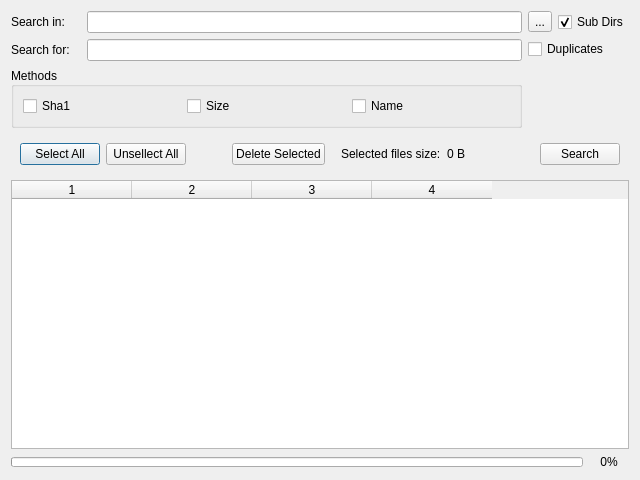
<?xml version="1.0" encoding="UTF-8"?>
<ui version="4.0">
 <class>FinderDialog</class>
 <widget class="QDialog" name="FinderDialog">
  <property name="geometry">
   <rect>
    <x>0</x>
    <y>0</y>
    <width>640</width>
    <height>480</height>
   </rect>
  </property>
  <property name="windowTitle">
   <string>Dialog</string>
  </property>
  <layout class="QGridLayout" name="gridLayout_2">
   <item row="0" column="0">
    <layout class="QGridLayout" name="gridLayout">
     <item row="0" column="1">
      <layout class="QHBoxLayout" name="horizontalLayout_4">
       <item>
        <widget class="QToolButton" name="tbDrives">
         <property name="text">
          <string>...</string>
         </property>
        </widget>
       </item>
       <item>
        <widget class="QCheckBox" name="cbSubDirs">
         <property name="text">
          <string>Sub Dirs</string>
         </property>
         <property name="checked">
          <bool>true</bool>
         </property>
        </widget>
       </item>
      </layout>
     </item>
     <item row="0" column="0">
      <layout class="QHBoxLayout" name="horizontalLayout_6">
       <item>
        <widget class="QLabel" name="label">
         <property name="minimumSize">
          <size>
           <width>70</width>
           <height>0</height>
          </size>
         </property>
         <property name="maximumSize">
          <size>
           <width>70</width>
           <height>16777215</height>
          </size>
         </property>
         <property name="text">
          <string>Search in:</string>
         </property>
        </widget>
       </item>
       <item>
        <widget class="QLineEdit" name="lePath"/>
       </item>
      </layout>
     </item>
     <item row="1" column="0">
      <layout class="QVBoxLayout" name="verticalLayout">
       <item>
        <layout class="QHBoxLayout" name="searchforlayout">
         <item>
          <widget class="QLabel" name="lPattern">
           <property name="sizePolicy">
            <sizepolicy hsizetype="Preferred" vsizetype="Preferred">
             <horstretch>0</horstretch>
             <verstretch>0</verstretch>
            </sizepolicy>
           </property>
           <property name="minimumSize">
            <size>
             <width>70</width>
             <height>0</height>
            </size>
           </property>
           <property name="maximumSize">
            <size>
             <width>70</width>
             <height>50</height>
            </size>
           </property>
           <property name="text">
            <string>Search for:</string>
           </property>
          </widget>
         </item>
         <item>
          <widget class="QLineEdit" name="lePattern"/>
         </item>
        </layout>
       </item>
       <item>
        <widget class="QGroupBox" name="gbMethods">
         <property name="enabled">
          <bool>true</bool>
         </property>
         <property name="sizePolicy">
          <sizepolicy hsizetype="Minimum" vsizetype="Minimum">
           <horstretch>0</horstretch>
           <verstretch>0</verstretch>
          </sizepolicy>
         </property>
         <property name="minimumSize">
          <size>
           <width>0</width>
           <height>0</height>
          </size>
         </property>
         <property name="title">
          <string>Methods</string>
         </property>
         <property name="alignment">
          <set>Qt::AlignLeading|Qt::AlignLeft|Qt::AlignVCenter</set>
         </property>
         <layout class="QHBoxLayout" name="horizontalLayout_2">
          <item>
           <widget class="QCheckBox" name="cbSha1">
            <property name="text">
             <string>Sha1</string>
            </property>
           </widget>
          </item>
          <item>
           <widget class="QCheckBox" name="cbSize">
            <property name="text">
             <string>Size</string>
            </property>
           </widget>
          </item>
          <item>
           <widget class="QCheckBox" name="cbName">
            <property name="text">
             <string>Name</string>
            </property>
           </widget>
          </item>
         </layout>
        </widget>
       </item>
      </layout>
     </item>
     <item row="1" column="1" alignment="Qt::AlignLeft|Qt::AlignTop">
      <widget class="QCheckBox" name="cbDuplicatesEnbl">
       <property name="text">
        <string>Duplicates</string>
       </property>
       <property name="checked">
        <bool>false</bool>
       </property>
      </widget>
     </item>
    </layout>
   </item>
   <item row="1" column="0">
    <widget class="QWidget" name="widget" native="true">
     <layout class="QHBoxLayout" name="horizontalLayout">
      <item>
       <widget class="QPushButton" name="pbSelectAll">
        <property name="text">
         <string>Select All</string>
        </property>
       </widget>
      </item>
      <item>
       <widget class="QPushButton" name="pbUnselectAll">
        <property name="text">
         <string>Unsellect All</string>
        </property>
       </widget>
      </item>
      <item>
       <spacer name="horizontalSpacer">
        <property name="orientation">
         <enum>Qt::Horizontal</enum>
        </property>
        <property name="sizeType">
         <enum>QSizePolicy::Fixed</enum>
        </property>
        <property name="sizeHint" stdset="0">
         <size>
          <width>40</width>
          <height>20</height>
         </size>
        </property>
       </spacer>
      </item>
      <item>
       <widget class="QPushButton" name="pbDeleteSelected">
        <property name="text">
         <string>Delete Selected</string>
        </property>
       </widget>
      </item>
      <item>
       <spacer name="horizontalSpacer_3">
        <property name="orientation">
         <enum>Qt::Horizontal</enum>
        </property>
        <property name="sizeType">
         <enum>QSizePolicy::Fixed</enum>
        </property>
        <property name="sizeHint" stdset="0">
         <size>
          <width>10</width>
          <height>5</height>
         </size>
        </property>
       </spacer>
      </item>
      <item>
       <widget class="QLabel" name="label_3">
        <property name="text">
         <string>Selected files size:</string>
        </property>
       </widget>
      </item>
      <item>
       <widget class="QLabel" name="lSFS">
        <property name="text">
         <string>0 B</string>
        </property>
       </widget>
      </item>
      <item>
       <spacer name="horizontalSpacer_2">
        <property name="orientation">
         <enum>Qt::Horizontal</enum>
        </property>
        <property name="sizeHint" stdset="0">
         <size>
          <width>60</width>
          <height>20</height>
         </size>
        </property>
       </spacer>
      </item>
      <item>
       <widget class="QPushButton" name="pbSearch">
        <property name="text">
         <string>Search</string>
        </property>
       </widget>
      </item>
     </layout>
    </widget>
   </item>
   <item row="2" column="0">
    <widget class="QTableWidget" name="twFileList">
     <property name="alternatingRowColors">
      <bool>false</bool>
     </property>
     <property name="selectionMode">
      <enum>QAbstractItemView::SingleSelection</enum>
     </property>
     <property name="selectionBehavior">
      <enum>QAbstractItemView::SelectRows</enum>
     </property>
     <property name="showGrid">
      <bool>false</bool>
     </property>
     <property name="gridStyle">
      <enum>Qt::NoPen</enum>
     </property>
     <property name="wordWrap">
      <bool>false</bool>
     </property>
     <property name="columnCount">
      <number>4</number>
     </property>
     <attribute name="horizontalHeaderCascadingSectionResizes">
      <bool>false</bool>
     </attribute>
     <attribute name="horizontalHeaderDefaultSectionSize">
      <number>120</number>
     </attribute>
     <attribute name="horizontalHeaderHighlightSections">
      <bool>false</bool>
     </attribute>
     <attribute name="horizontalHeaderShowSortIndicator" stdset="0">
      <bool>false</bool>
     </attribute>
     <attribute name="horizontalHeaderStretchLastSection">
      <bool>false</bool>
     </attribute>
     <attribute name="verticalHeaderVisible">
      <bool>false</bool>
     </attribute>
     <attribute name="verticalHeaderCascadingSectionResizes">
      <bool>false</bool>
     </attribute>
     <attribute name="verticalHeaderDefaultSectionSize">
      <number>16</number>
     </attribute>
     <column/>
     <column/>
     <column/>
     <column/>
    </widget>
   </item>
   <item row="3" column="0">
    <layout class="QHBoxLayout" name="horizontalLayout_3">
     <item>
      <widget class="QProgressBar" name="progressBar">
       <property name="sizePolicy">
        <sizepolicy hsizetype="Expanding" vsizetype="Fixed">
         <horstretch>0</horstretch>
         <verstretch>0</verstretch>
        </sizepolicy>
       </property>
       <property name="maximumSize">
        <size>
         <width>16777215</width>
         <height>10</height>
        </size>
       </property>
       <property name="value">
        <number>0</number>
       </property>
       <property name="alignment">
        <set>Qt::AlignLeading|Qt::AlignLeft|Qt::AlignVCenter</set>
       </property>
       <property name="textVisible">
        <bool>false</bool>
       </property>
       <property name="invertedAppearance">
        <bool>false</bool>
       </property>
       <property name="textDirection">
        <enum>QProgressBar::TopToBottom</enum>
       </property>
       <property name="format">
        <string>%p%</string>
       </property>
      </widget>
     </item>
     <item>
      <widget class="QLabel" name="lProgress">
       <property name="sizePolicy">
        <sizepolicy hsizetype="Minimum" vsizetype="Preferred">
         <horstretch>0</horstretch>
         <verstretch>0</verstretch>
        </sizepolicy>
       </property>
       <property name="minimumSize">
        <size>
         <width>40</width>
         <height>0</height>
        </size>
       </property>
       <property name="text">
        <string>0%</string>
       </property>
       <property name="alignment">
        <set>Qt::AlignCenter</set>
       </property>
      </widget>
     </item>
    </layout>
   </item>
  </layout>
 </widget>
 <tabstops>
  <tabstop>lePath</tabstop>
  <tabstop>tbDrives</tabstop>
  <tabstop>cbSubDirs</tabstop>
  <tabstop>lePattern</tabstop>
  <tabstop>cbDuplicatesEnbl</tabstop>
  <tabstop>cbSha1</tabstop>
  <tabstop>cbSize</tabstop>
  <tabstop>cbName</tabstop>
  <tabstop>pbSelectAll</tabstop>
  <tabstop>pbUnselectAll</tabstop>
  <tabstop>pbDeleteSelected</tabstop>
  <tabstop>pbSearch</tabstop>
  <tabstop>twFileList</tabstop>
 </tabstops>
 <resources/>
 <connections>
  <connection>
   <sender>cbDuplicatesEnbl</sender>
   <signal>clicked(bool)</signal>
   <receiver>gbMethods</receiver>
   <slot>setVisible(bool)</slot>
   <hints>
    <hint type="sourcelabel">
     <x>607</x>
     <y>59</y>
    </hint>
    <hint type="destinationlabel">
     <x>323</x>
     <y>76</y>
    </hint>
   </hints>
  </connection>
  <connection>
   <sender>cbSha1</sender>
   <signal>clicked(bool)</signal>
   <receiver>cbSize</receiver>
   <slot>setChecked(bool)</slot>
   <hints>
    <hint type="sourcelabel">
     <x>45</x>
     <y>108</y>
    </hint>
    <hint type="destinationlabel">
     <x>210</x>
     <y>105</y>
    </hint>
   </hints>
  </connection>
  <connection>
   <sender>cbSha1</sender>
   <signal>clicked(bool)</signal>
   <receiver>cbSize</receiver>
   <slot>setDisabled(bool)</slot>
   <hints>
    <hint type="sourcelabel">
     <x>74</x>
     <y>103</y>
    </hint>
    <hint type="destinationlabel">
     <x>284</x>
     <y>103</y>
    </hint>
   </hints>
  </connection>
 </connections>
</ui>
